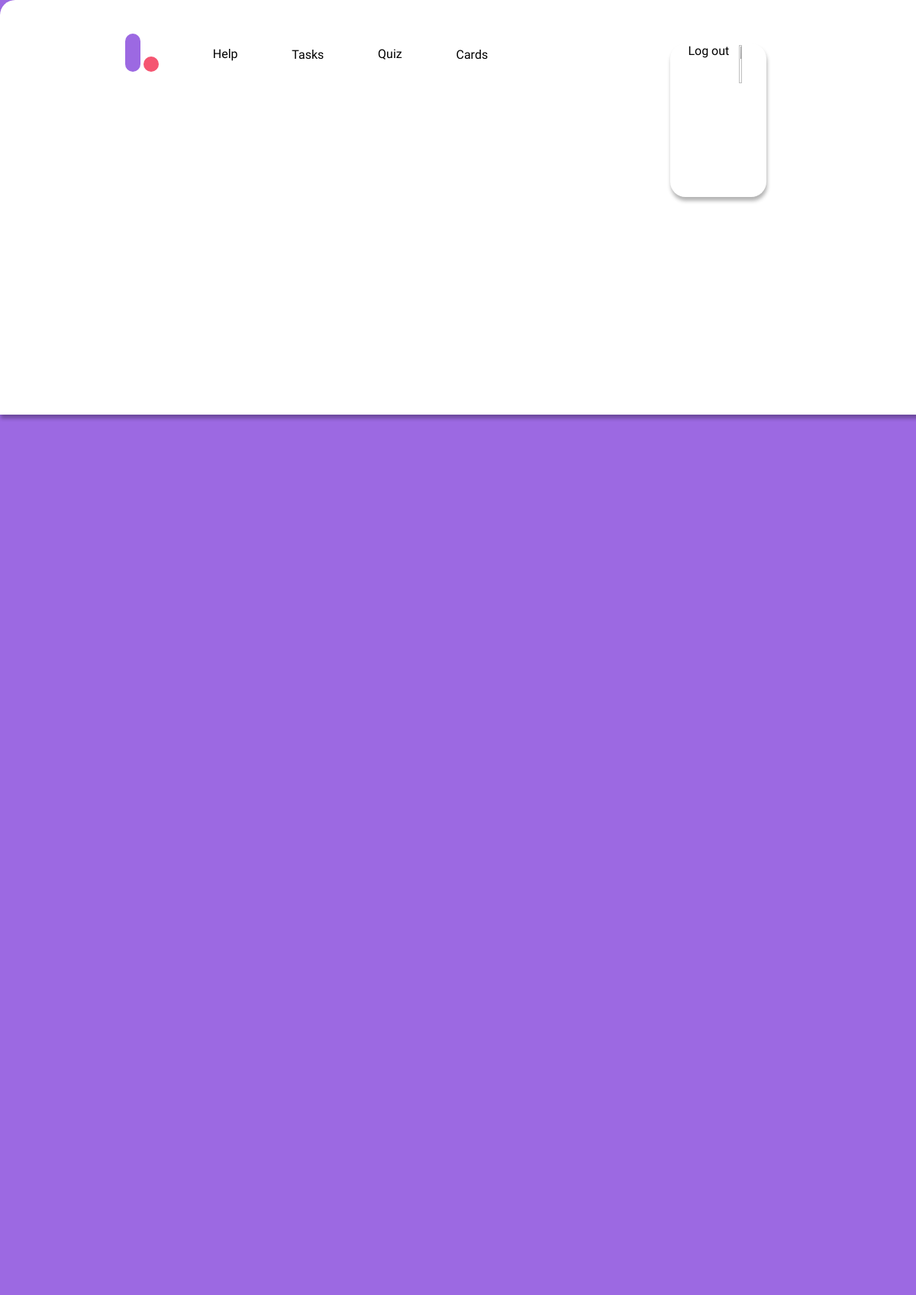
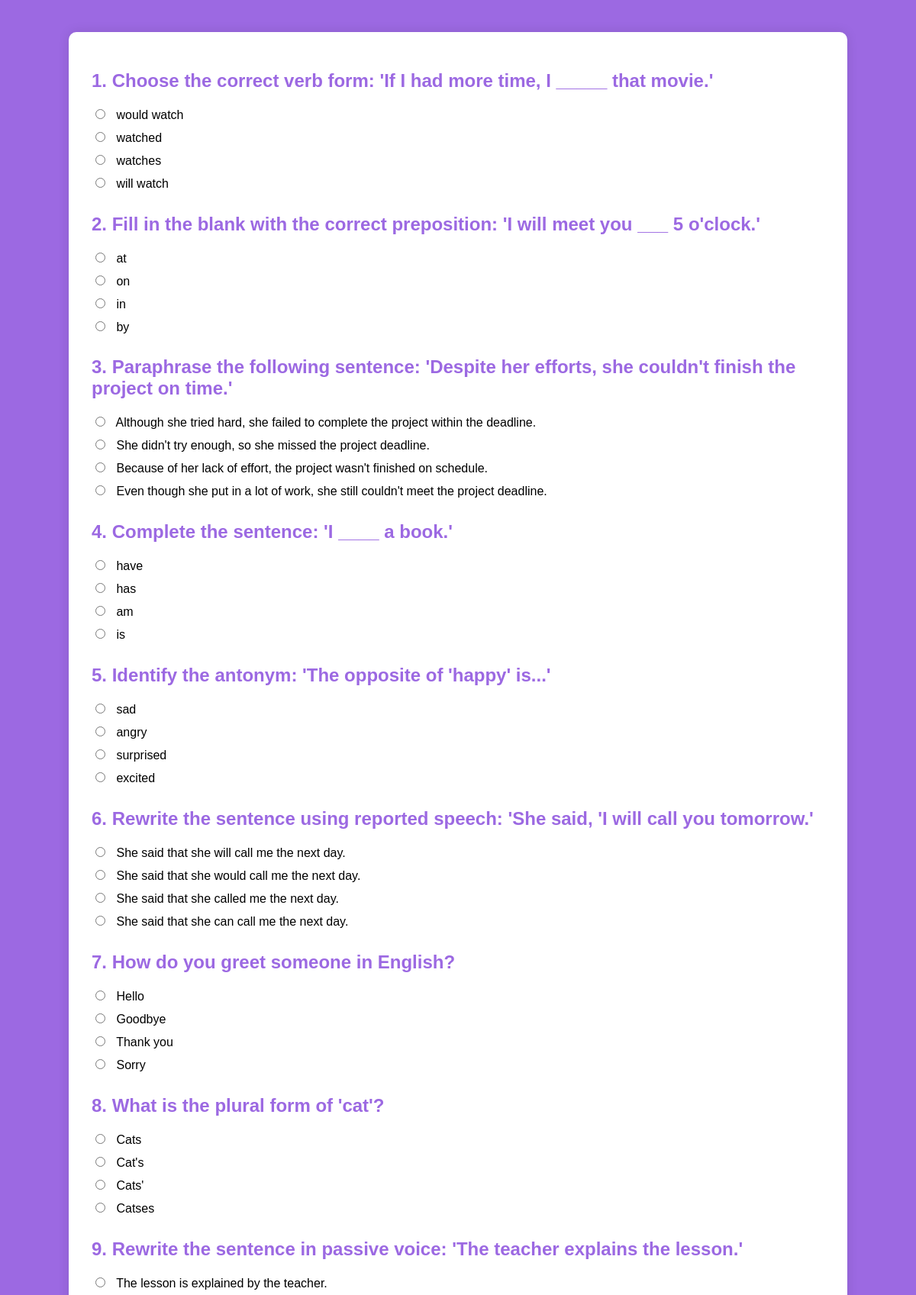
The app's page /entertest (signed in, upper part) with its own data (2 pictures, top to bottom).
### main/models.py (models this page shows)
class TQuestion(models.Model):
    question_text = models.CharField(max_length=255)
    level = models.IntegerField(default=1)  # Уровень сложности вопроса от 1 до 5

class Answer(models.Model):
    question = models.ForeignKey(TQuestion, on_delete=models.CASCADE)
    answer_text = models.CharField(max_length=255)
    is_correct = models.BooleanField()

### main/views.py (the view)
# urls.py: path('entertest', views.test_view, name='test'),
@login_required
def test_view(request):
    questions = TQuestion.objects.all().order_by('?')[:15]
    context = {'questions': questions}
    return render(request, 'main/test.html', context)

### main/templates/main/test.html (shortened to what this page needs)
{% extends "main/layout.html" %}
{% block content %}
<head>
</head>
<body>
    <div class="container">
        {% for question in questions %}
            <form method="post" action="{% url 'submit_answers' %}" id="question{{ forloop.counter }}">
                <h2>{{ forloop.counter }}. {{ question.question_text }}</h2>
                {% for answer in question.answer_set.all %}
                    <label>
                        <input type="radio" name="q_{{ question.id }}" value="{{ answer.id }}" required> {{ answer.answer_text }}
                    </label><br>
                {% endfor %}
            </form>
        {% endfor %}
    </div>
</body>
{% endblock %}

### main/static/main/css/main.css (style rules this page uses)
body { font-family: Arial, sans-serif; background-color: #f0f0f0; padding: 20px; display: flex; justify-content: center; align-items: center; height: 120%; }
body { background-color: #9C69E2; }

### main/templates/main/test.html (style rules this page uses)
body { font-family: Arial, sans-serif; background-color: #9C69E2; }
.container { max-width: 80vw; margin: 50px auto; padding: 30px; background-color: #fff; box-shadow: 0 0 15px rgba(0, 0, 0, 0.1); border-radius: 10px; overflow-y: scroll; height: 75vh; }
h2 { margin-bottom: 20px; color: #9C69E2; }
label { display: inline-block; width: 100%; margin-bottom: 10px; }
input[type="radio"] { margin-right: 10px; }

### records on screen
TQuestion: question_text "Choose the correct verb form: 'If I had more time, I _____ that movie.'"
Answer: answer_text "would watch"
Answer: answer_text "watched"
Answer: answer_text "watches"
Answer: answer_text "will watch"
TQuestion: question_text "Fill in the blank with the correct preposition: 'I will meet you ___ 5 o'clock.'"
Answer: answer_text "at"
Answer: answer_text "on"
Answer: answer_text "in"
Answer: answer_text "by"
TQuestion: question_text "Paraphrase the following sentence: 'Despite her efforts, she couldn't finish the project on time.'"
Answer: answer_text "Although she tried hard, she failed to complete the project within the deadline."
Answer: answer_text "She didn't try enough, so she missed the project deadline."
Answer: answer_text "Because of her lack of effort, the project wasn't finished on schedule."
Answer: answer_text "Even though she put in a lot of work, she still couldn't meet the project deadline."
TQuestion: question_text "Complete the sentence: 'I ____ a book.'"
Answer: answer_text "have"
Answer: answer_text "has"
Answer: answer_text "am"
Answer: answer_text "is"
TQuestion: question_text "Identify the antonym: 'The opposite of 'happy' is...'"
Answer: answer_text "sad"
Answer: answer_text "angry"
Answer: answer_text "surprised"
Answer: answer_text "excited"
TQuestion: question_text "Rewrite the sentence using reported speech: 'She said, 'I will call you tomorrow.'"
Answer: answer_text "She said that she will call me the next day."
Answer: answer_text "She said that she would call me the next day."
Answer: answer_text "She said that she called me the next day."
Answer: answer_text "She said that she can call me the next day."
TQuestion: question_text "How do you greet someone in English?"
Answer: answer_text "Hello"
Answer: answer_text "Goodbye"
Answer: answer_text "Thank you"
Answer: answer_text "Sorry"
TQuestion: question_text "What is the plural form of 'cat'?"
Answer: answer_text "Cats"
Answer: answer_text "Cat's"
Answer: answer_text "Cats'"
Answer: answer_text "Catses"
TQuestion: question_text "Rewrite the sentence in passive voice: 'The teacher explains the lesson.'"
Answer: answer_text "The lesson is explained by the teacher."
